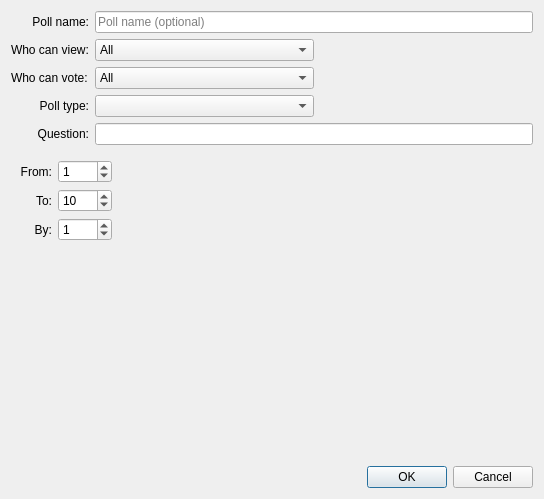
<?xml version="1.0" encoding="UTF-8"?>
<ui version="4.0">
 <class>PollDialog</class>
 <widget class="QDialog" name="PollDialog">
  <property name="geometry">
   <rect>
    <x>0</x>
    <y>0</y>
    <width>544</width>
    <height>499</height>
   </rect>
  </property>
  <layout class="QGridLayout" name="gridLayout_3">
   <item row="2" column="0">
    <widget class="QDialogButtonBox" name="buttonBox">
     <property name="standardButtons">
      <set>QDialogButtonBox::Cancel|QDialogButtonBox::Ok</set>
     </property>
    </widget>
   </item>
   <item row="1" column="0">
    <widget class="QStackedWidget" name="OptionsStack_">
     <property name="currentIndex">
      <number>2</number>
     </property>
     <widget class="QWidget" name="page">
      <layout class="QGridLayout" name="gridLayout_2">
       <item row="0" column="0">
        <widget class="QGroupBox" name="FieldsBox_">
         <property name="title">
          <string>Fields:</string>
         </property>
         <layout class="QGridLayout" name="gridLayout">
          <property name="margin">
           <number>0</number>
          </property>
          <item row="0" column="0">
           <layout class="QHBoxLayout" name="horizontalLayout_4">
            <item>
             <widget class="QListView" name="Fields_">
              <property name="midLineWidth">
               <number>1</number>
              </property>
              <property name="alternatingRowColors">
               <bool>true</bool>
              </property>
              <property name="selectionRectVisible">
               <bool>true</bool>
              </property>
             </widget>
            </item>
            <item>
             <layout class="QVBoxLayout" name="verticalLayout">
              <item>
               <widget class="QPushButton" name="AddField_">
                <property name="text">
                 <string>Add field</string>
                </property>
               </widget>
              </item>
              <item>
               <widget class="QPushButton" name="RemoveField_">
                <property name="text">
                 <string>Remove field</string>
                </property>
               </widget>
              </item>
              <item>
               <spacer name="verticalSpacer">
                <property name="orientation">
                 <enum>Qt::Vertical</enum>
                </property>
                <property name="sizeHint" stdset="0">
                 <size>
                  <width>20</width>
                  <height>40</height>
                 </size>
                </property>
               </spacer>
              </item>
             </layout>
            </item>
           </layout>
          </item>
         </layout>
        </widget>
       </item>
      </layout>
     </widget>
     <widget class="QWidget" name="page_2">
      <layout class="QGridLayout" name="gridLayout_4">
       <item row="0" column="0">
        <layout class="QHBoxLayout" name="horizontalLayout_6">
         <item>
          <layout class="QVBoxLayout" name="verticalLayout_4">
           <item>
            <widget class="QLabel" name="label_6">
             <property name="text">
              <string>Size:</string>
             </property>
             <property name="alignment">
              <set>Qt::AlignRight|Qt::AlignTrailing|Qt::AlignVCenter</set>
             </property>
            </widget>
           </item>
           <item>
            <widget class="QLabel" name="label_7">
             <property name="text">
              <string>MaxLength:</string>
             </property>
             <property name="alignment">
              <set>Qt::AlignRight|Qt::AlignTrailing|Qt::AlignVCenter</set>
             </property>
            </widget>
           </item>
          </layout>
         </item>
         <item>
          <layout class="QVBoxLayout" name="verticalLayout_5">
           <item>
            <widget class="QSpinBox" name="TextSize_">
             <property name="maximum">
              <number>9999</number>
             </property>
             <property name="value">
              <number>30</number>
             </property>
            </widget>
           </item>
           <item>
            <widget class="QSpinBox" name="TextMaxLength_">
             <property name="maximum">
              <number>9999</number>
             </property>
             <property name="value">
              <number>50</number>
             </property>
            </widget>
           </item>
          </layout>
         </item>
        </layout>
       </item>
       <item row="0" column="2">
        <spacer name="horizontalSpacer_4">
         <property name="orientation">
          <enum>Qt::Horizontal</enum>
         </property>
         <property name="sizeHint" stdset="0">
          <size>
           <width>337</width>
           <height>20</height>
          </size>
         </property>
        </spacer>
       </item>
       <item row="1" column="1">
        <spacer name="verticalSpacer_2">
         <property name="orientation">
          <enum>Qt::Vertical</enum>
         </property>
         <property name="sizeHint" stdset="0">
          <size>
           <width>20</width>
           <height>230</height>
          </size>
         </property>
        </spacer>
       </item>
      </layout>
     </widget>
     <widget class="QWidget" name="page_3">
      <layout class="QGridLayout" name="gridLayout_5">
       <item row="0" column="0">
        <layout class="QHBoxLayout" name="horizontalLayout_7">
         <item>
          <layout class="QVBoxLayout" name="verticalLayout_6">
           <item>
            <widget class="QLabel" name="label_8">
             <property name="text">
              <string>From:</string>
             </property>
             <property name="alignment">
              <set>Qt::AlignRight|Qt::AlignTrailing|Qt::AlignVCenter</set>
             </property>
            </widget>
           </item>
           <item>
            <widget class="QLabel" name="label_9">
             <property name="text">
              <string>To:</string>
             </property>
             <property name="alignment">
              <set>Qt::AlignRight|Qt::AlignTrailing|Qt::AlignVCenter</set>
             </property>
            </widget>
           </item>
           <item>
            <widget class="QLabel" name="label_10">
             <property name="text">
              <string>By:</string>
             </property>
             <property name="alignment">
              <set>Qt::AlignRight|Qt::AlignTrailing|Qt::AlignVCenter</set>
             </property>
            </widget>
           </item>
          </layout>
         </item>
         <item>
          <layout class="QVBoxLayout" name="verticalLayout_7">
           <item>
            <widget class="QSpinBox" name="ScaleFrom_">
             <property name="toolTip">
              <string/>
             </property>
             <property name="readOnly">
              <bool>false</bool>
             </property>
             <property name="maximum">
              <number>9999</number>
             </property>
             <property name="value">
              <number>1</number>
             </property>
            </widget>
           </item>
           <item>
            <widget class="QSpinBox" name="ScaleTo_">
             <property name="toolTip">
              <string/>
             </property>
             <property name="readOnly">
              <bool>false</bool>
             </property>
             <property name="maximum">
              <number>9999</number>
             </property>
             <property name="value">
              <number>10</number>
             </property>
            </widget>
           </item>
           <item>
            <widget class="QSpinBox" name="ScaleBy_">
             <property name="toolTip">
              <string/>
             </property>
             <property name="readOnly">
              <bool>false</bool>
             </property>
             <property name="maximum">
              <number>9999</number>
             </property>
             <property name="value">
              <number>1</number>
             </property>
            </widget>
           </item>
          </layout>
         </item>
        </layout>
       </item>
       <item row="0" column="2">
        <spacer name="horizontalSpacer_5">
         <property name="orientation">
          <enum>Qt::Horizontal</enum>
         </property>
         <property name="sizeHint" stdset="0">
          <size>
           <width>375</width>
           <height>20</height>
          </size>
         </property>
        </spacer>
       </item>
       <item row="1" column="1">
        <spacer name="verticalSpacer_3">
         <property name="orientation">
          <enum>Qt::Vertical</enum>
         </property>
         <property name="sizeHint" stdset="0">
          <size>
           <width>20</width>
           <height>203</height>
          </size>
         </property>
        </spacer>
       </item>
      </layout>
     </widget>
    </widget>
   </item>
   <item row="0" column="0">
    <layout class="QHBoxLayout" name="horizontalLayout_5">
     <item>
      <layout class="QVBoxLayout" name="verticalLayout_2">
       <item>
        <widget class="QLabel" name="label">
         <property name="text">
          <string>Poll name:</string>
         </property>
         <property name="alignment">
          <set>Qt::AlignRight|Qt::AlignTrailing|Qt::AlignVCenter</set>
         </property>
        </widget>
       </item>
       <item>
        <widget class="QLabel" name="label_2">
         <property name="text">
          <string>Who can view:</string>
         </property>
        </widget>
       </item>
       <item>
        <widget class="QLabel" name="label_3">
         <property name="text">
          <string>Who can vote:</string>
         </property>
        </widget>
       </item>
       <item>
        <widget class="QLabel" name="label_4">
         <property name="text">
          <string>Poll type:</string>
         </property>
         <property name="alignment">
          <set>Qt::AlignRight|Qt::AlignTrailing|Qt::AlignVCenter</set>
         </property>
        </widget>
       </item>
       <item>
        <widget class="QLabel" name="label_5">
         <property name="text">
          <string>Question:</string>
         </property>
         <property name="alignment">
          <set>Qt::AlignRight|Qt::AlignTrailing|Qt::AlignVCenter</set>
         </property>
        </widget>
       </item>
      </layout>
     </item>
     <item>
      <layout class="QVBoxLayout" name="verticalLayout_3">
       <item>
        <widget class="QLineEdit" name="PollName_">
         <property name="placeholderText">
          <string>Poll name (optional)</string>
         </property>
        </widget>
       </item>
       <item>
        <layout class="QHBoxLayout" name="horizontalLayout_2">
         <item>
          <widget class="QComboBox" name="PollView_">
           <property name="sizePolicy">
            <sizepolicy hsizetype="Expanding" vsizetype="Fixed">
             <horstretch>0</horstretch>
             <verstretch>0</verstretch>
            </sizepolicy>
           </property>
           <item>
            <property name="text">
             <string>All</string>
            </property>
           </item>
           <item>
            <property name="text">
             <string>Only friends</string>
            </property>
           </item>
           <item>
            <property name="text">
             <string>Only me</string>
            </property>
           </item>
          </widget>
         </item>
         <item>
          <spacer name="horizontalSpacer_2">
           <property name="orientation">
            <enum>Qt::Horizontal</enum>
           </property>
           <property name="sizeHint" stdset="0">
            <size>
             <width>40</width>
             <height>20</height>
            </size>
           </property>
          </spacer>
         </item>
        </layout>
       </item>
       <item>
        <layout class="QHBoxLayout" name="horizontalLayout">
         <item>
          <widget class="QComboBox" name="PollVote_">
           <property name="sizePolicy">
            <sizepolicy hsizetype="Expanding" vsizetype="Fixed">
             <horstretch>0</horstretch>
             <verstretch>0</verstretch>
            </sizepolicy>
           </property>
           <item>
            <property name="text">
             <string>All</string>
            </property>
           </item>
           <item>
            <property name="text">
             <string>Only friends</string>
            </property>
           </item>
          </widget>
         </item>
         <item>
          <spacer name="horizontalSpacer">
           <property name="orientation">
            <enum>Qt::Horizontal</enum>
           </property>
           <property name="sizeHint" stdset="0">
            <size>
             <width>83</width>
             <height>20</height>
            </size>
           </property>
          </spacer>
         </item>
        </layout>
       </item>
       <item>
        <layout class="QHBoxLayout" name="horizontalLayout_3">
         <item>
          <widget class="QComboBox" name="PollType_">
           <property name="sizePolicy">
            <sizepolicy hsizetype="Expanding" vsizetype="Fixed">
             <horstretch>0</horstretch>
             <verstretch>0</verstretch>
            </sizepolicy>
           </property>
          </widget>
         </item>
         <item>
          <spacer name="horizontalSpacer_3">
           <property name="orientation">
            <enum>Qt::Horizontal</enum>
           </property>
           <property name="sizeHint" stdset="0">
            <size>
             <width>40</width>
             <height>20</height>
            </size>
           </property>
          </spacer>
         </item>
        </layout>
       </item>
       <item>
        <widget class="QLineEdit" name="PollQuestion_">
         <property name="toolTip">
          <string>&lt;html&gt;&lt;head/&gt;&lt;body&gt;&lt;p&gt;Allowed tags: &amp;lt;a&amp;gt;, &amp;lt;b&amp;gt;, &amp;lt;i&amp;gt;, &amp;lt;em&amp;gt;, &amp;lt;strong&amp;gt;, &amp;lt;u&amp;gt;, &amp;lt;img&amp;gt;, &amp;lt;lj user&amp;gt;&lt;/p&gt;&lt;/body&gt;&lt;/html&gt;</string>
         </property>
        </widget>
       </item>
      </layout>
     </item>
    </layout>
   </item>
  </layout>
 </widget>
 <resources/>
 <connections>
  <connection>
   <sender>buttonBox</sender>
   <signal>accepted()</signal>
   <receiver>PollDialog</receiver>
   <slot>accept()</slot>
   <hints>
    <hint type="sourcelabel">
     <x>402</x>
     <y>479</y>
    </hint>
    <hint type="destinationlabel">
     <x>389</x>
     <y>496</y>
    </hint>
   </hints>
  </connection>
  <connection>
   <sender>buttonBox</sender>
   <signal>rejected()</signal>
   <receiver>PollDialog</receiver>
   <slot>reject()</slot>
   <hints>
    <hint type="sourcelabel">
     <x>457</x>
     <y>474</y>
    </hint>
    <hint type="destinationlabel">
     <x>470</x>
     <y>504</y>
    </hint>
   </hints>
  </connection>
 </connections>
</ui>
